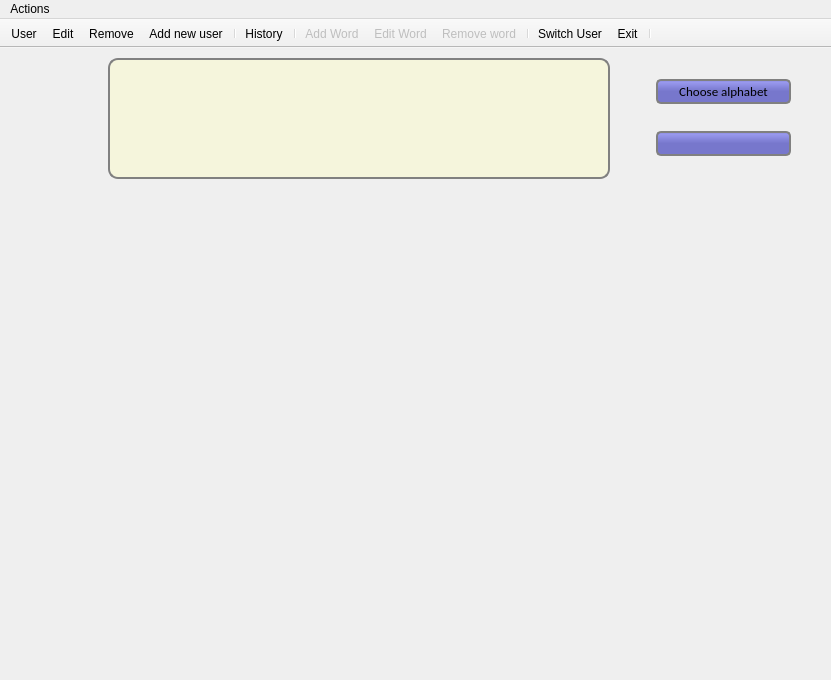
<?xml version="1.0" encoding="UTF-8"?>
<ui version="4.0">
 <class>MainWindow</class>
 <widget class="QMainWindow" name="MainWindow">
  <property name="geometry">
   <rect>
    <x>0</x>
    <y>0</y>
    <width>831</width>
    <height>680</height>
   </rect>
  </property>
  <property name="windowTitle">
   <string>Hausa Learning App</string>
  </property>
  <property name="styleSheet">
   <string notr="true">#label{
border: 2px solid gray;
border-radius: 10px;
background-color: beige;
padding:2px;
font-size: 40px;
font-family: Tempus Sans ITC;
}

#pixDisp{
font: 245px Calibri;
color: brown
}

#itemDisp{
font-size: 27px;
font-family: Calibri;
color: brown;
padding:2px;
}

#btn_next{
image: url(:/icons/images/arrow-right.png);
border: none
}

#btn_previous{
image: url(:/icons/images/arrow-left.png);
border: none
}

#btn_next:hover, #btn_previous:hover{
background-color: lightgrey;
}

#btn_next:pressed, #btn_previous:pressed{
background-color: lightslategray;
}

QListWidget{
font-family: calibri;
font-size: 16px;
border: 1px solid lightgray;
padding: 3px
}

#label_example{
padding: 1px;
font: 19px Calibri;
}

#btn_speak{
border:none;
}

#word_1,#word_2,#word_3,#word_4{
border: none
}</string>
  </property>
  <widget class="QWidget" name="centralwidget">
   <widget class="QWidget" name="widget" native="true">
    <property name="geometry">
     <rect>
      <x>10</x>
      <y>139</y>
      <width>781</width>
      <height>481</height>
     </rect>
    </property>
    <property name="sizePolicy">
     <sizepolicy hsizetype="Expanding" vsizetype="Expanding">
      <horstretch>0</horstretch>
      <verstretch>0</verstretch>
     </sizepolicy>
    </property>
    <widget class="QLabel" name="pixDisp">
     <property name="geometry">
      <rect>
       <x>210</x>
       <y>30</y>
       <width>391</width>
       <height>311</height>
      </rect>
     </property>
     <property name="text">
      <string/>
     </property>
     <property name="pixmap">
      <pixmap resource="hausa_app.qrc">:/icons/images/blank.png</pixmap>
     </property>
     <property name="scaledContents">
      <bool>true</bool>
     </property>
     <property name="alignment">
      <set>Qt::AlignBottom|Qt::AlignHCenter</set>
     </property>
    </widget>
    <widget class="QPushButton" name="btn_next">
     <property name="geometry">
      <rect>
       <x>650</x>
       <y>210</y>
       <width>75</width>
       <height>51</height>
      </rect>
     </property>
     <property name="text">
      <string/>
     </property>
    </widget>
    <widget class="QPushButton" name="btn_previous">
     <property name="geometry">
      <rect>
       <x>50</x>
       <y>210</y>
       <width>75</width>
       <height>51</height>
      </rect>
     </property>
     <property name="text">
      <string/>
     </property>
    </widget>
    <widget class="QLabel" name="itemDisp">
     <property name="geometry">
      <rect>
       <x>180</x>
       <y>340</y>
       <width>451</width>
       <height>59</height>
      </rect>
     </property>
     <property name="text">
      <string/>
     </property>
     <property name="textFormat">
      <enum>Qt::RichText</enum>
     </property>
     <property name="scaledContents">
      <bool>true</bool>
     </property>
     <property name="alignment">
      <set>Qt::AlignCenter</set>
     </property>
    </widget>
    <widget class="QLabel" name="label_example">
     <property name="geometry">
      <rect>
       <x>120</x>
       <y>430</y>
       <width>621</width>
       <height>31</height>
      </rect>
     </property>
     <property name="text">
      <string/>
     </property>
    </widget>
   </widget>
   <widget class="QWidget" name="layoutWidget">
    <property name="geometry">
     <rect>
      <x>40</x>
      <y>10</y>
      <width>751</width>
      <height>121</height>
     </rect>
    </property>
    <layout class="QHBoxLayout" name="horizontalLayout">
     <item>
      <spacer name="horizontalSpacer_2">
       <property name="orientation">
        <enum>Qt::Horizontal</enum>
       </property>
       <property name="sizeHint" stdset="0">
        <size>
         <width>68</width>
         <height>20</height>
        </size>
       </property>
      </spacer>
     </item>
     <item>
      <widget class="QLabel" name="label">
       <property name="sizePolicy">
        <sizepolicy hsizetype="Expanding" vsizetype="Preferred">
         <horstretch>1</horstretch>
         <verstretch>0</verstretch>
        </sizepolicy>
       </property>
       <property name="minimumSize">
        <size>
         <width>501</width>
         <height>101</height>
        </size>
       </property>
       <property name="autoFillBackground">
        <bool>false</bool>
       </property>
       <property name="text">
        <string/>
       </property>
       <property name="textFormat">
        <enum>Qt::RichText</enum>
       </property>
       <property name="alignment">
        <set>Qt::AlignCenter</set>
       </property>
      </widget>
     </item>
     <item>
      <spacer name="horizontalSpacer">
       <property name="orientation">
        <enum>Qt::Horizontal</enum>
       </property>
       <property name="sizeHint" stdset="0">
        <size>
         <width>40</width>
         <height>20</height>
        </size>
       </property>
      </spacer>
     </item>
     <item>
      <layout class="QVBoxLayout" name="verticalLayout">
       <item>
        <widget class="QPushButton" name="btn_chooseAlpha">
         <property name="sizePolicy">
          <sizepolicy hsizetype="Expanding" vsizetype="Maximum">
           <horstretch>0</horstretch>
           <verstretch>0</verstretch>
          </sizepolicy>
         </property>
         <property name="minimumSize">
          <size>
           <width>135</width>
           <height>23</height>
          </size>
         </property>
         <property name="styleSheet">
          <string notr="true">border: 2px solid gray;
border-radius: 5px;
background-color: QLinearGradient( x1: 0, y1: 0, x2: 0, y2: 1, stop: 0 #88d, stop: 0.1 #99e, stop: 0.49 #77c);
padding:2px;
font-family: calibri;
font-size: 13px;
width:90px</string>
         </property>
         <property name="text">
          <string>Choose alphabet</string>
         </property>
        </widget>
       </item>
       <item>
        <widget class="QPushButton" name="btn_goBack">
         <property name="sizePolicy">
          <sizepolicy hsizetype="Expanding" vsizetype="Maximum">
           <horstretch>0</horstretch>
           <verstretch>0</verstretch>
          </sizepolicy>
         </property>
         <property name="minimumSize">
          <size>
           <width>135</width>
           <height>23</height>
          </size>
         </property>
         <property name="styleSheet">
          <string notr="true">border: 2px solid gray;
border-radius: 5px;
background-color: QLinearGradient( x1: 0, y1: 0, x2: 0, y2: 1, stop: 0 #88d, stop: 0.1 #99e, stop: 0.49 #77c);
padding:2px;
font-family: calibri;
font-size: 13px;
width:90px</string>
         </property>
         <property name="text">
          <string/>
         </property>
        </widget>
       </item>
      </layout>
     </item>
    </layout>
   </widget>
  </widget>
  <widget class="QToolBar" name="toolBar">
   <property name="windowTitle">
    <string>toolBar</string>
   </property>
   <property name="movable">
    <bool>false</bool>
   </property>
   <property name="iconSize">
    <size>
     <width>22</width>
     <height>24</height>
    </size>
   </property>
   <property name="toolButtonStyle">
    <enum>Qt::ToolButtonTextBesideIcon</enum>
   </property>
   <attribute name="toolBarArea">
    <enum>TopToolBarArea</enum>
   </attribute>
   <attribute name="toolBarBreak">
    <bool>false</bool>
   </attribute>
   <addaction name="actionUser"/>
   <addaction name="actionEdit"/>
   <addaction name="actionRemove"/>
   <addaction name="actionAdd_new_user"/>
   <addaction name="separator"/>
   <addaction name="actionHistory"/>
   <addaction name="separator"/>
   <addaction name="actionAdd_Word"/>
   <addaction name="actionEdit_Word"/>
   <addaction name="actionRemove_word"/>
   <addaction name="separator"/>
   <addaction name="actionLogout"/>
   <addaction name="actionExit"/>
   <addaction name="separator"/>
  </widget>
  <widget class="QMenuBar" name="menu">
   <property name="geometry">
    <rect>
     <x>0</x>
     <y>0</y>
     <width>831</width>
     <height>21</height>
    </rect>
   </property>
   <widget class="QMenu" name="menuActions">
    <property name="title">
     <string>Actions</string>
    </property>
    <addaction name="actionView_users"/>
    <addaction name="actionView_admin"/>
   </widget>
   <addaction name="menuActions"/>
  </widget>
  <action name="actionExit">
   <property name="icon">
    <iconset resource="hausa_app.qrc">
     <normaloff>:/icons/images/exit.png</normaloff>:/icons/images/exit.png</iconset>
   </property>
   <property name="text">
    <string>Exit</string>
   </property>
  </action>
  <action name="actionRemove">
   <property name="icon">
    <iconset resource="hausa_app.qrc">
     <normaloff>:/icons/images/remove_user.png</normaloff>:/icons/images/remove_user.png</iconset>
   </property>
   <property name="text">
    <string>Remove</string>
   </property>
   <property name="toolTip">
    <string>Remove Profile</string>
   </property>
  </action>
  <action name="actionEdit">
   <property name="icon">
    <iconset resource="hausa_app.qrc">
     <normaloff>:/icons/images/edit_user.png</normaloff>:/icons/images/edit_user.png</iconset>
   </property>
   <property name="text">
    <string>Edit</string>
   </property>
   <property name="toolTip">
    <string>Edit Profile</string>
   </property>
  </action>
  <action name="actionAdd_Word">
   <property name="enabled">
    <bool>false</bool>
   </property>
   <property name="icon">
    <iconset resource="hausa_app.qrc">
     <normaloff>:/icons/images/add-notes.png</normaloff>:/icons/images/add-notes.png</iconset>
   </property>
   <property name="text">
    <string>Add Word</string>
   </property>
   <property name="toolTip">
    <string>Click to add word</string>
   </property>
   <property name="visible">
    <bool>false</bool>
   </property>
  </action>
  <action name="actionEdit_Word">
   <property name="enabled">
    <bool>false</bool>
   </property>
   <property name="icon">
    <iconset resource="hausa_app.qrc">
     <normaloff>:/icons/images/edit.png</normaloff>:/icons/images/edit.png</iconset>
   </property>
   <property name="text">
    <string>Edit Word</string>
   </property>
   <property name="toolTip">
    <string>Click to edit the word entry</string>
   </property>
   <property name="visible">
    <bool>false</bool>
   </property>
  </action>
  <action name="actionRemove_word">
   <property name="enabled">
    <bool>false</bool>
   </property>
   <property name="icon">
    <iconset resource="hausa_app.qrc">
     <normaloff>:/icons/images/delete-file.png</normaloff>:/icons/images/delete-file.png</iconset>
   </property>
   <property name="text">
    <string>Remove word</string>
   </property>
   <property name="toolTip">
    <string>Click to remove the selected word</string>
   </property>
   <property name="visible">
    <bool>false</bool>
   </property>
  </action>
  <action name="actionHistory">
   <property name="icon">
    <iconset resource="hausa_app.qrc">
     <normaloff>:/icons/images/history.png</normaloff>:/icons/images/history.png</iconset>
   </property>
   <property name="text">
    <string>History</string>
   </property>
   <property name="toolTip">
    <string>Click to see your view history</string>
   </property>
  </action>
  <action name="actionLogout">
   <property name="icon">
    <iconset resource="hausa_app.qrc">
     <normaloff>:/icons/images/logout.png</normaloff>:/icons/images/logout.png</iconset>
   </property>
   <property name="text">
    <string>Switch User</string>
   </property>
   <property name="toolTip">
    <string>Click to logout</string>
   </property>
  </action>
  <action name="actionAdd_new_user">
   <property name="icon">
    <iconset resource="hausa_app.qrc">
     <normaloff>:/icons/images/add_user.png</normaloff>:/icons/images/add_user.png</iconset>
   </property>
   <property name="text">
    <string>Add new user</string>
   </property>
   <property name="toolTip">
    <string>Click to add new admin</string>
   </property>
   <property name="visible">
    <bool>false</bool>
   </property>
  </action>
  <action name="actionUser">
   <property name="icon">
    <iconset resource="hausa_app.qrc">
     <normaloff>:/icons/images/user.png</normaloff>:/icons/images/user.png</iconset>
   </property>
   <property name="text">
    <string>User</string>
   </property>
  </action>
  <action name="actionView_users">
   <property name="text">
    <string>View users</string>
   </property>
  </action>
  <action name="actionView_admin">
   <property name="text">
    <string>View administrators</string>
   </property>
  </action>
 </widget>
 <resources>
  <include location="hausa_app.qrc"/>
 </resources>
 <connections>
  <connection>
   <sender>actionExit</sender>
   <signal>triggered()</signal>
   <receiver>MainWindow</receiver>
   <slot>close()</slot>
   <hints>
    <hint type="sourcelabel">
     <x>-1</x>
     <y>-1</y>
    </hint>
    <hint type="destinationlabel">
     <x>377</x>
     <y>291</y>
    </hint>
   </hints>
  </connection>
 </connections>
</ui>
